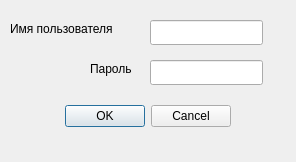
<?xml version="1.0" encoding="UTF-8"?>
<ui version="4.0">
 <class>LoginWindow</class>
 <widget class="QDialog" name="LoginWindow">
  <property name="geometry">
   <rect>
    <x>0</x>
    <y>0</y>
    <width>296</width>
    <height>162</height>
   </rect>
  </property>
  <property name="windowTitle">
   <string>Соединение с БД</string>
  </property>
  <property name="modal">
   <bool>true</bool>
  </property>
  <widget class="QDialogButtonBox" name="loginButtonBox">
   <property name="geometry">
    <rect>
     <x>-110</x>
     <y>100</y>
     <width>341</width>
     <height>32</height>
    </rect>
   </property>
   <property name="orientation">
    <enum>Qt::Horizontal</enum>
   </property>
   <property name="standardButtons">
    <set>QDialogButtonBox::Cancel|QDialogButtonBox::Ok</set>
   </property>
  </widget>
  <widget class="QLineEdit" name="usernameLineEdit">
   <property name="geometry">
    <rect>
     <x>150</x>
     <y>20</y>
     <width>113</width>
     <height>25</height>
    </rect>
   </property>
  </widget>
  <widget class="QLineEdit" name="passwordLineEdit">
   <property name="geometry">
    <rect>
     <x>150</x>
     <y>60</y>
     <width>113</width>
     <height>25</height>
    </rect>
   </property>
  </widget>
  <widget class="QLabel" name="usernameLabel">
   <property name="geometry">
    <rect>
     <x>10</x>
     <y>20</y>
     <width>131</width>
     <height>17</height>
    </rect>
   </property>
   <property name="text">
    <string>Имя пользователя</string>
   </property>
  </widget>
  <widget class="QLabel" name="passwordLabel">
   <property name="geometry">
    <rect>
     <x>90</x>
     <y>60</y>
     <width>67</width>
     <height>17</height>
    </rect>
   </property>
   <property name="text">
    <string>Пароль</string>
   </property>
  </widget>
 </widget>
 <resources/>
 <connections>
  <connection>
   <sender>loginButtonBox</sender>
   <signal>accepted()</signal>
   <receiver>LoginWindow</receiver>
   <slot>accept()</slot>
   <hints>
    <hint type="sourcelabel">
     <x>248</x>
     <y>254</y>
    </hint>
    <hint type="destinationlabel">
     <x>157</x>
     <y>274</y>
    </hint>
   </hints>
  </connection>
  <connection>
   <sender>loginButtonBox</sender>
   <signal>rejected()</signal>
   <receiver>LoginWindow</receiver>
   <slot>reject()</slot>
   <hints>
    <hint type="sourcelabel">
     <x>316</x>
     <y>260</y>
    </hint>
    <hint type="destinationlabel">
     <x>286</x>
     <y>274</y>
    </hint>
   </hints>
  </connection>
 </connections>
</ui>
